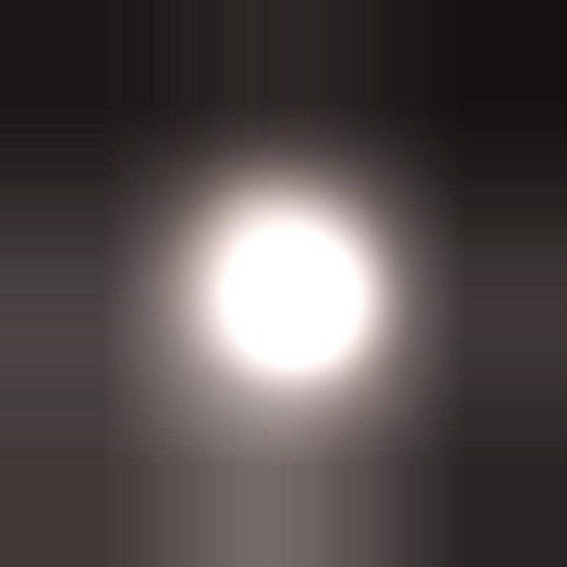
#> input picture code/light_point_1.jpg, 567 x 567 px
$ python -i Gen_ICME_img.py   (imports and definitions only)   (older library calls are emulated)
#> lines starting #> are read from the running program, lines starting #| are printed output that depends on the picture
#> further down, picture is the input picture: shape (567, 567, 3); mean B, G, R 75.9, 76.2, 84.5
import os
import numpy as np
import cv2 as cv
import slice_image
from scipy.io import loadmat
import copy
import random
from scipy import misc
from scipy.ndimage import rotate
from scipy.ndimage.interpolation import map_coordinates
from scipy.ndimage.filters import gaussian_filter
import skimage

BATCH_SIZE=20
root_fold=''
ICME_Root =  '../training_set/'
debug = False

debug_flip = False
debug_big_small_face = False

# [4 lines left out: function walk_dir, not called in this run]

walk_obj_ICME=walk_dir(ICME_Root)
already_load_img_dict={}
total_load_nums=0
fname_list=[]
fname_list_temp=[]
test_id={}
test_img=[]
test_tensor=[]
test_labels=[]
END_OF_ONE_EPOCH=False

# [23 lines left out: functions get_ground_truth_frame, rot, not called in this run]

########sketch stylize########
def dodgeV2(image, mask,scale=150):
    return cv.divide(image, 255-mask,scale=scale)


def burnV2(image, mask):
    return 255 - cv.divide(255-image, 255-mask, scale=256)

def sketch(img_rgb,ksize=(31,31),scale=150):
#> called with ksize = (31, 31), scale = 150
    img_gray = cv.cvtColor(img_rgb, cv.COLOR_BGR2GRAY)
    img = cv.cvtColor(img_gray, cv.COLOR_GRAY2BGR)

    if debug:
        cv.imshow("pencil sketch", img)
        cv.waitKey(0)

    img_gray_inv = 255 - img_gray
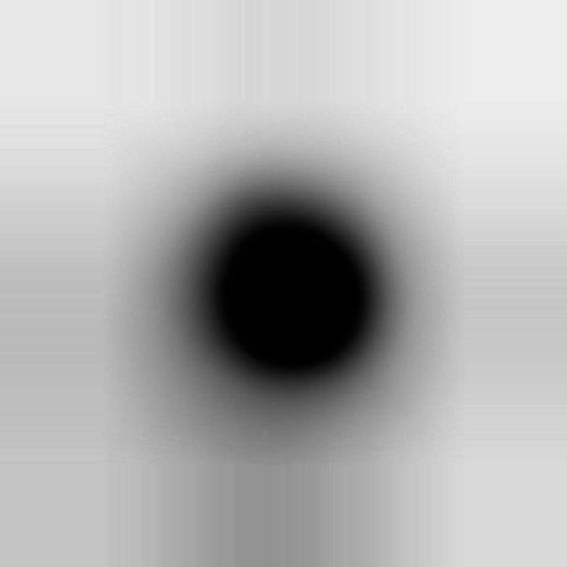
#> img_gray_inv: shape (567, 567); min 0, max 238, mean 176.2
    img_blur = cv.GaussianBlur(img_gray_inv, ksize, sigmaX=60, sigmaY=60)

    img_blend = dodgeV2(img_gray, img_blur, scale)
#> in dodgeV2, `return cv.divide(image, 255-mask,scale=scale)`:
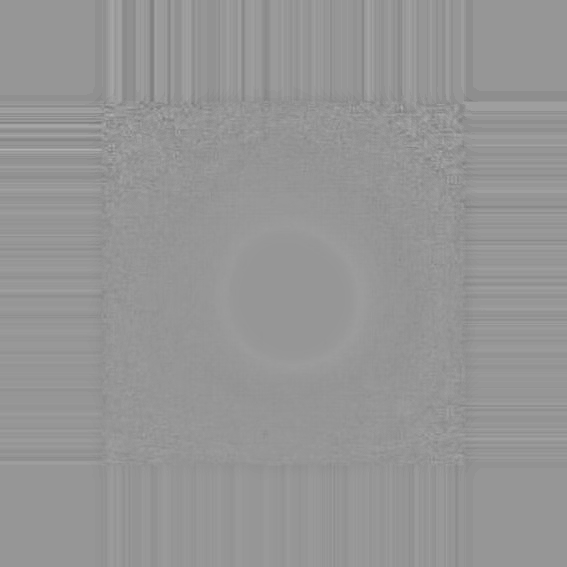
#> returned value: shape (567, 567); min 124, max 178, mean 149.7
    # [4 lines of commented-out code are left out]
    return np.expand_dims(img_blend,axis=-1)
########sketch stylize########

########light stylize########
# [378 lines left out: functions light, draw_points, random_cover, rotate_bound_bg, random_lighten, histogram_correction and 11 more, not called in this run]

def get_face_bound(ground_truth_frame):
    return np.min(ground_truth_frame[:,0]),np.max(ground_truth_frame[:,0]),np.min(ground_truth_frame[:,1]),np.max(ground_truth_frame[:,1])

# [39 lines left out: functions rand_bound, elastic_transform, salt_noise, not called in this run]

def gaussian_blur(img):
    return cv.GaussianBlur(img,(5,5),10)

# [153 lines left out: functions get_ICME_img, get_validate_img, not called in this run]

# [5 lines not run here, left out]
    # print('-------------------------')
    # gen_AFLW_img()

>>> import cv2
>>> picture = cv2.imread('light_point_1.jpg')
>>> result = sketch(picture)
